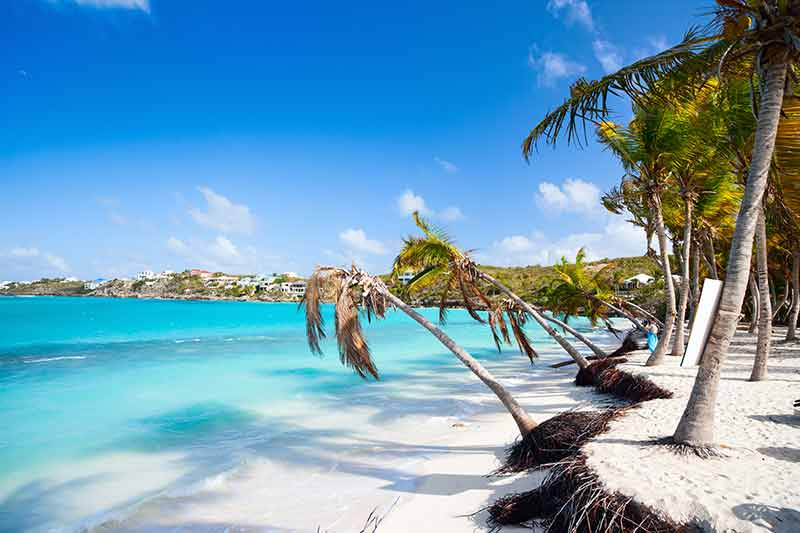
#> input picture Machine-Vison/basic_image_proceessing/inputPS0Q2.jpg, 800 x 533 px
$ python PS0Q2.py
#> lines starting #> are read from the running program, lines starting #| are printed output that depends on the picture
import numpy as np
import pandas as pd
import matplotlib.pyplot as plt
import cv2


#load the image
image = cv2.imread('inputPS0Q2.jpg')
#> image is the input picture: shape (533, 800, 3); mean B, G, R 183.3, 156.8, 109.4
image_RGB = cv2.cvtColor(image, cv2.COLOR_BGR2RGB)

#figure with 3 rows and 2 columns subplots and the size of each subplot is 10 X 10
fig, ax = plt.subplots(3, 2, figsize=(10, 10))

#plot the image in the first subplot


image_GRB = image_RGB.copy()

#################################################################
#part 1
#################################################################
#swap the green and red channels
image_GRB[:,:,0] = image_RGB[:,:,1]
image_GRB[:,:,1] = image_RGB[:,:,0]
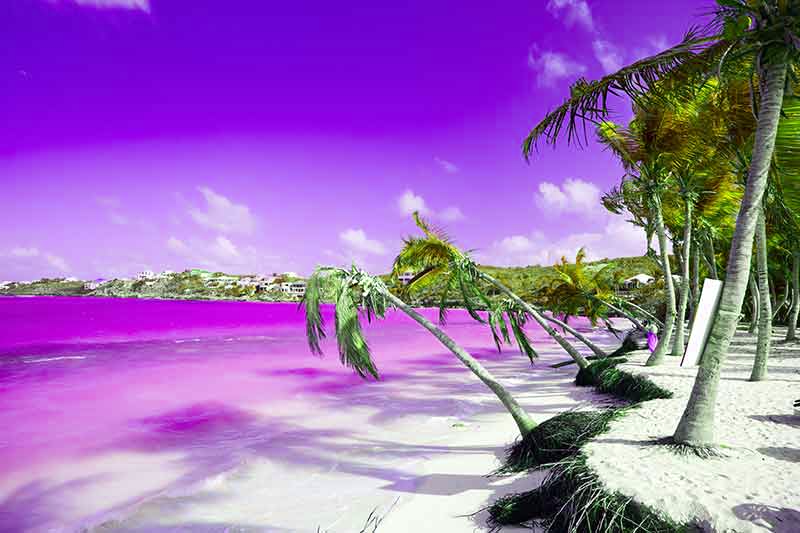
#> image_GRB: shape (533, 800, 3); mean R, G, B 156.8, 109.4, 183.3
#save the image
cv2.imwrite('swapImgPS0Q2.png', image_GRB)
ax[0, 0].imshow(image_GRB)

print(f'Saving Image to swapImgPS0Q2.png')

#################################################################
#part 2
#################################################################
#plot the image in the second subplot
gray = cv2.cvtColor(image, cv2.COLOR_BGR2GRAY)
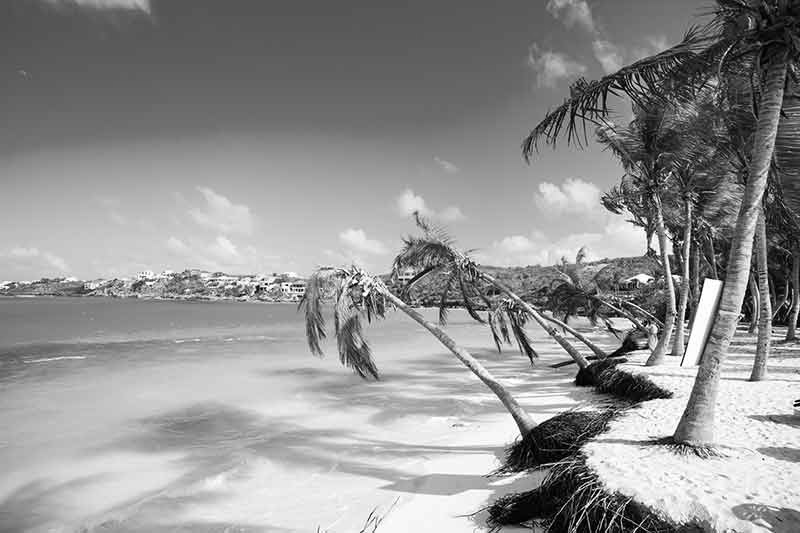
#> gray: shape (533, 800); min 0, max 255, mean 145.7
#save the image
cv2.imwrite('grayImgPS0Q2.png', gray)
ax[0, 1].imshow(gray, cmap= 'gray')

print(f'Saving Image to grayImgPS0Q2.png')

#################################################################
#part 3a
#################################################################
#plot the image in the third subplot
image_negative = 255 - gray
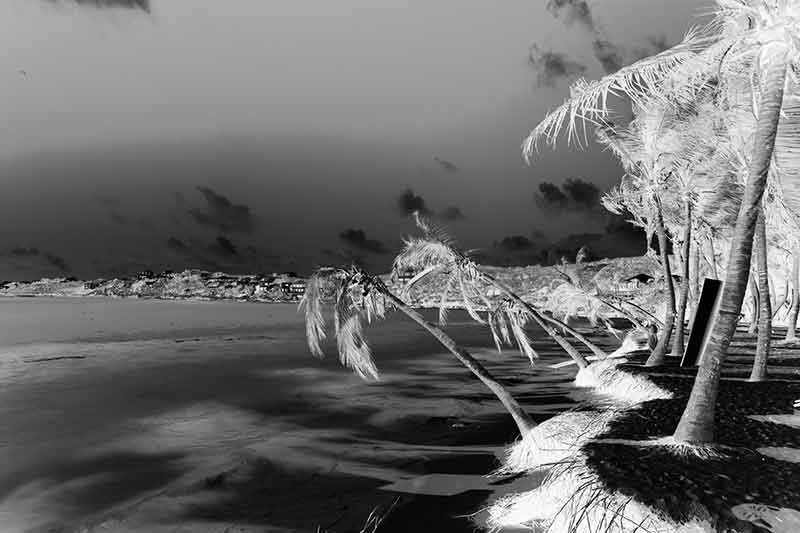
#> image_negative: shape (533, 800); min 0, max 255, mean 109.3
#save the image
cv2.imwrite('negativeImgPS0Q2.png', image_negative)
ax[1, 0].imshow(image_negative, cmap='gray')

print(f'Saving Image to negativeImgPS0Q2.png')

#################################################################
#part 3b
#################################################################
#plot the image in the fourth subplot
image_flip = np.fliplr(gray)
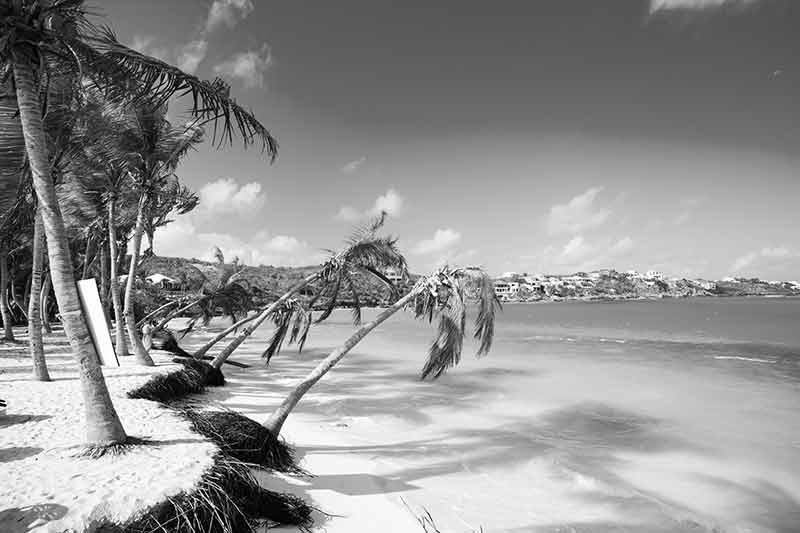
#> image_flip: shape (533, 800); min 0, max 255, mean 145.7
#save the image
cv2.imwrite('flipImgPS0Q2.png', image_flip)
ax[1, 1].imshow(image_flip, cmap='gray')

print(f'Saving Image to flipImgPS0Q2.png')

#################################################################
#part 3c
#################################################################
#plot the image in the fifth subplot
image_avg = (gray + image_flip)/2
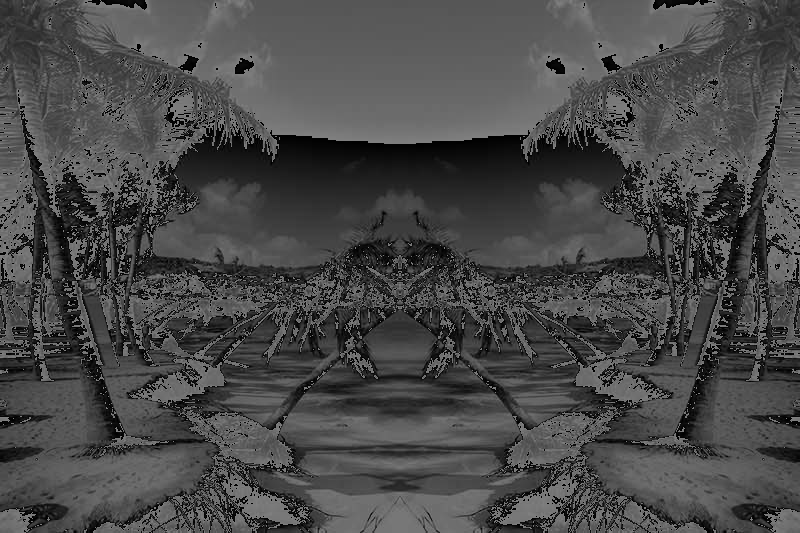
#> image_avg: shape (533, 800) float64; min 0, max 127.5, mean 73.1
#save the image
cv2.imwrite('avgImgPS0Q2.png', image_avg)
ax[2, 0].imshow(image_avg, cmap='gray')

print(f'Saving Image to avgImgPS0Q2.png')

#################################################################
#part 3d
#################################################################
#plot the image in the sixth subplot
N = np.random.randint(0, 255, (533, 800))
#save the N matrix to a file in npy format
np.save('noise.npy', N)

#add noise to the gray image
gray_noise = gray + N
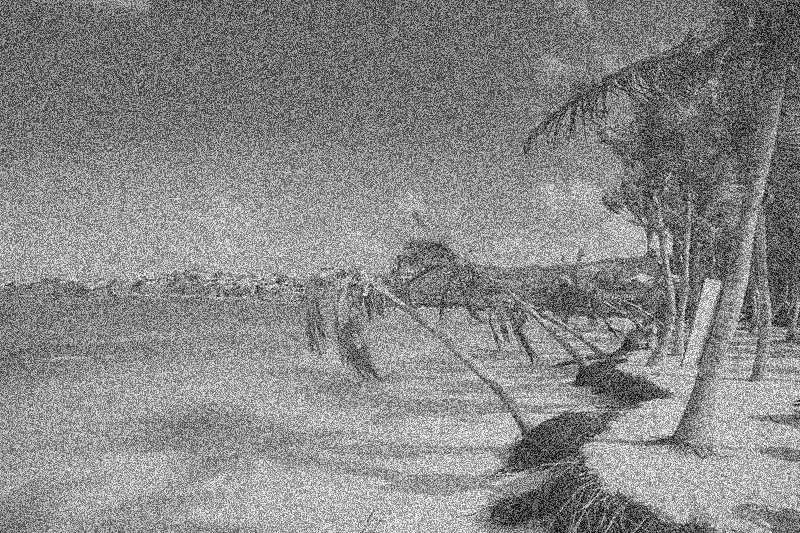
#> gray_noise: shape (533, 800) int64; min 2, max 508, mean 272.7; drawn with min black and max white

#clip the values to be between 0 and 255
gray_noise = np.clip(gray_noise, 0, 255)
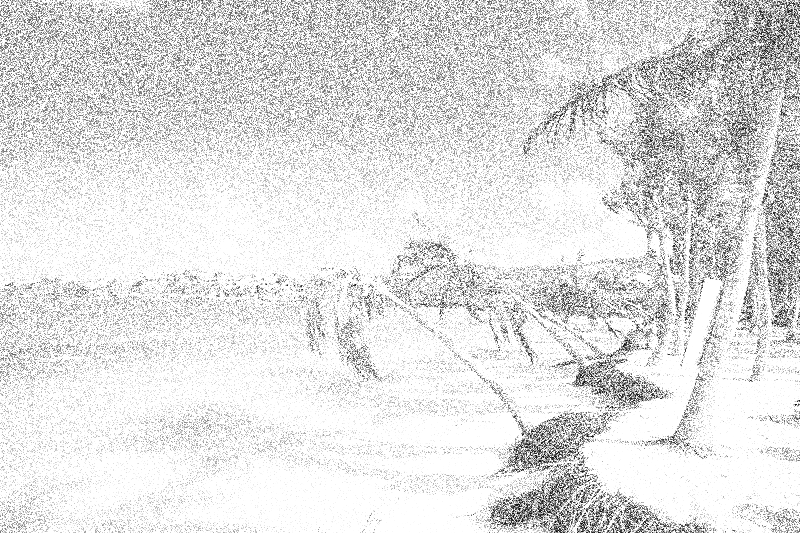
#> gray_noise: shape (533, 800) int64; min 2, max 255, mean 224.3


#save the image
cv2.imwrite('addNoiseImgPS0Q2.png', gray_noise)
ax[2, 1].imshow(gray_noise, cmap='gray')

print(f'Saving Image to addNoiseImgPS0Q2.png')

#save the figure
plt.savefig('PS0Q2.png')

plt.show()
